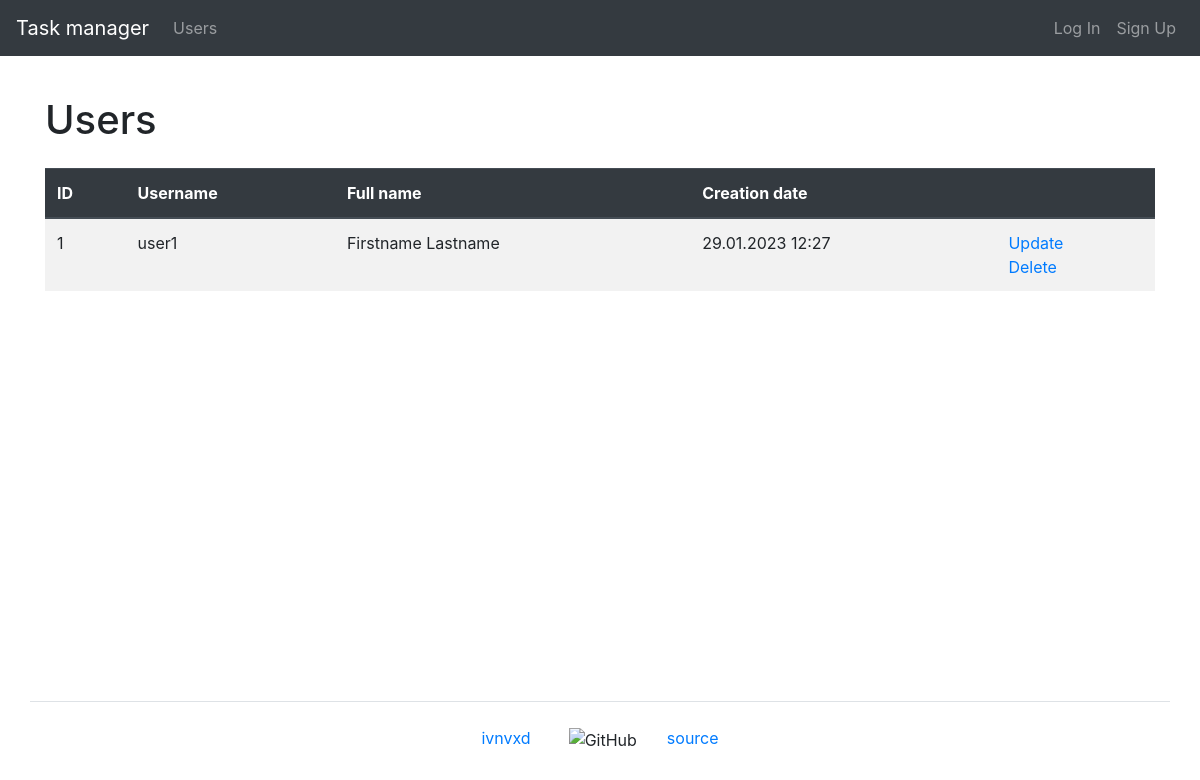
The app's page /users/, older data.
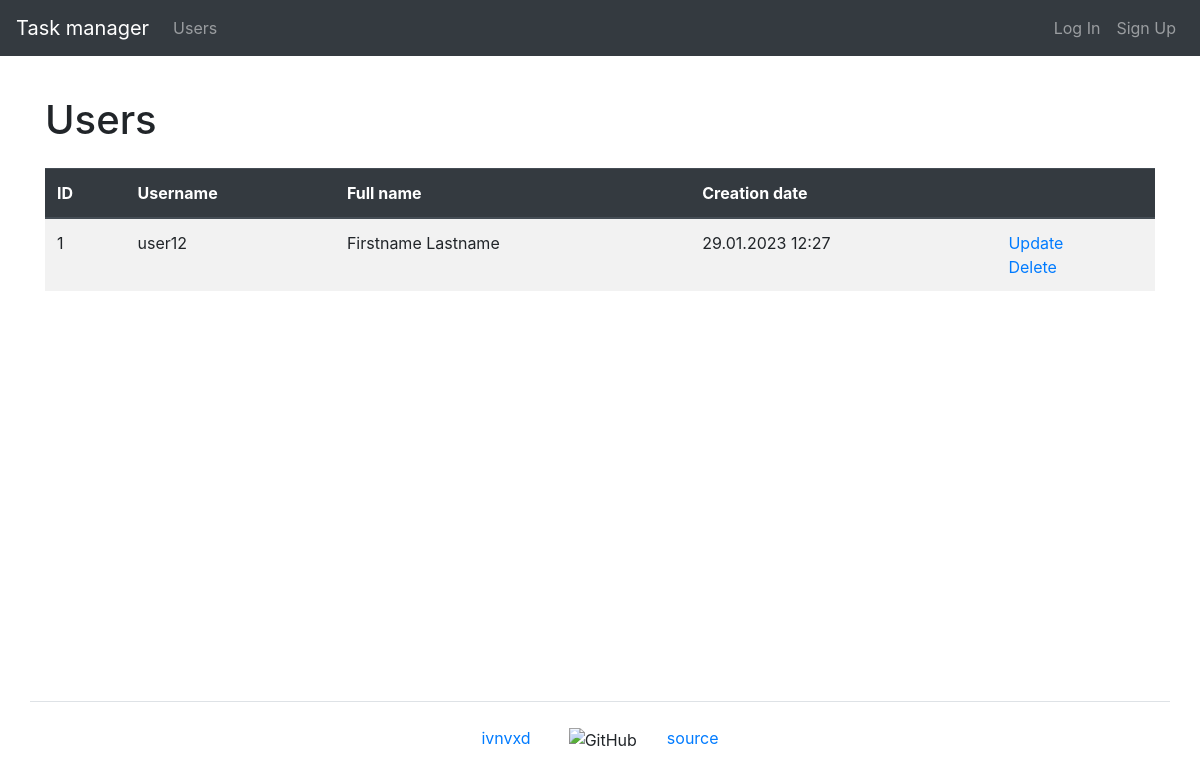
The same page, newer data.
### task_manager/users/models.py (models this page shows, shortened)
class User(AbstractUser):
    first_name = models.CharField(max_length=150)
    last_name = models.CharField(max_length=150)

### task_manager/users/views.py (the view)
# urls.py: path('', UsersListView.as_view(), name='users'),
class UsersListView(ListView):
    template_name = 'users/users.html'
    model = User
    context_object_name = 'users'
    extra_context = {
        'title': _('Users')
    }

### task_manager/templates/users/users.html (shortened to what this page needs)
{% extends "base.html" %}
{% load bootstrap4 %}
{% load i18n %}
{% block content %}
    <h1 class="my-4">{{ title }}</h1>
    <table class="table table-striped">
        <thead class="thead-dark">
            <tr>
                <th>ID</th>
                <th>{% trans 'Username' %}</th>
                <th>{% trans 'Full name' %}</th>
                <th>{% trans 'Creation date' %}</th>
                <th></th>
            </tr>
        </thead>
        <tbody>
            {% if users %}
                {% for user in users %}
                    <tr>
                        <td>{{ user.id }}</td>
                        <td>{{ user.username }}</td>
                        <td>{{ user.first_name }} {{ user.last_name }}</td>
                        <td>{{ user.date_joined|date:"d.m.Y H:i" }}</td>
                        <td>
                          <a href="{% url 'user_update' user.id %}">{% trans 'Update' %}</a>
                          <br>
                          <a href="{% url 'user_delete' user.id %}">{% trans 'Delete' %}</a>
                        </td>
                    </tr>
                {% endfor %}
            {% endif %}
        </tbody>
    </table>
{% endblock content %}

Row changes from the older to the newer data that the page shows:
changed User "Firstname": username "user1" → "user12"
